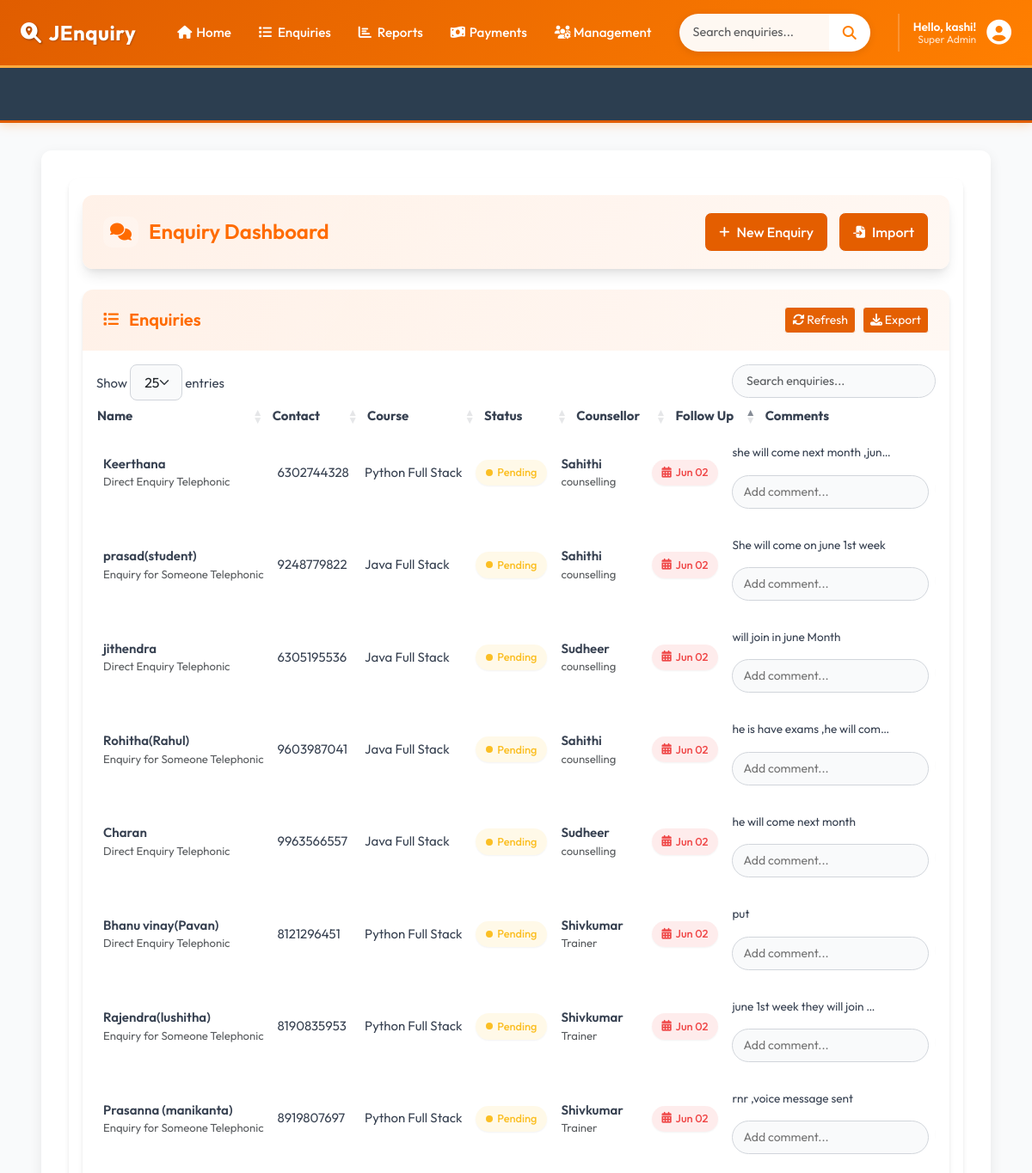
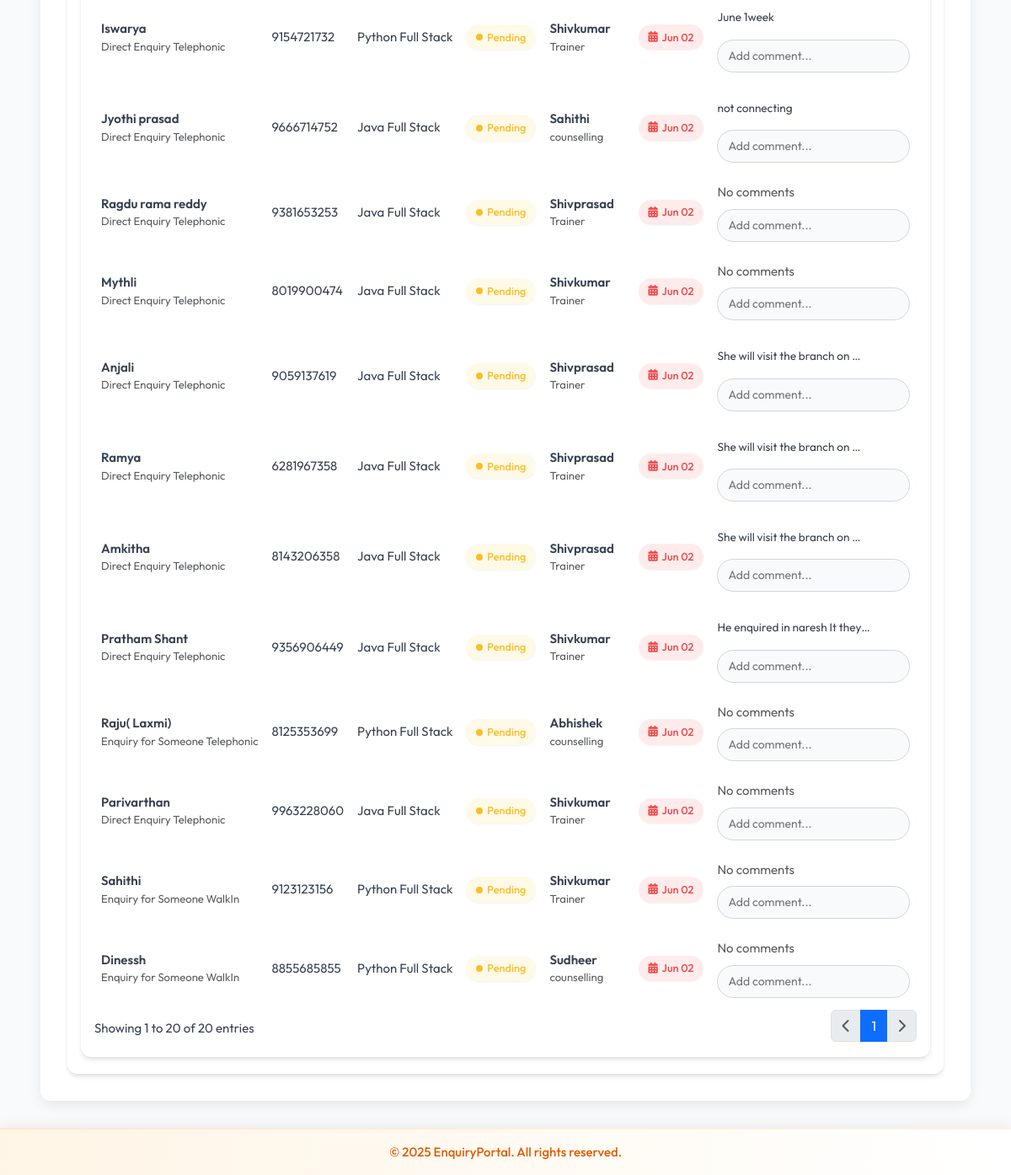
The page /today-followups/ (signed in) on the database its author committed (2 pictures, top to bottom).
### accounts/models.py (models this page shows, shortened)
class CustomUser(AbstractBaseUser, PermissionsMixin):
    ROLE_CHOICES = (
        ('manager', 'Manager'),
        ('counselor', 'Counselor'),
    )
    email = models.EmailField(unique=True)
    first_name = models.CharField(max_length=30)
    last_name = models.CharField(max_length=30)
    role = models.CharField(max_length=20, choices=ROLE_CHOICES)
    is_approved = models.BooleanField(default=False)
    is_active = models.BooleanField(default=True)
    is_staff = models.BooleanField(default=False)
    objects = CustomUserManager()
    USERNAME_FIELD = 'email'
    REQUIRED_FIELDS = ['first_name', 'last_name', 'role']

### enquiry/models.py (models this page shows, shortened)
class Enquiry(models.Model):
    STATUS_CHOICES = [
        ('joined', 'Joined'),
        ('pending', 'Pending'),
        ('dropout', 'Dropout'),
    ]
    SUBJECT_CHOICES = [
        ('java_full_stack', 'Java Full Stack'),
        ('python_full_stack', 'Python Full Stack'),
        ('other', 'Other'),
    ]
    ENQUIRY_TYPE_CHOICES = [
        ('someone_telephonic', 'Enquiry for Someone Telephonic'),
        ('direct_telephonic', 'Direct Enquiry Telephonic'),
        ('someone_walkin', 'Enquiry for Someone WalkIn'),
        ('direct_walkin', 'Direct Enquiry WalkIn'),
        ('telephonic_to_walkin', 'Telephonic To Walkin'),
    ]
    name = models.CharField(max_length=100)
    mobile = models.CharField(max_length=15, unique=True)
    subject = models.CharField(max_length=50, choices=SUBJECT_CHOICES)
    status = models.CharField(max_length=10, choices=STATUS_CHOICES, default='pending')
    enquiry_type = models.CharField(max_length=30, choices=ENQUIRY_TYPE_CHOICES, default='direct_telephonic')
    counsellor = models.ForeignKey(Counsellor, on_delete=models.CASCADE)
    created_at = models.DateTimeField(auto_now_add=True)
    followup_date = models.DateField(null=True, blank=True)
    enquiry_date = models.DateField(null=True, blank=True)
    parent_number = models.CharField(max_length=15, blank=True, null=True)
    fees_paid_date = models.DateField(null=True, blank=True)
    native_district_name=models.CharField(max_length=30,blank=True,null=True)
    target_fees = models.DecimalField(
        max_digits=12, decimal_places=2,
        null=True, blank=True,
        help_text="Total fees for the course"
    )
    fees_paid = models.DecimalField(
        max_digits=12, decimal_places=2,
        default=0.00,
        help_text="Total amount paid by the student"
    )
    fees_balance = models.DecimalField(
        max_digits=12, decimal_places=2,
        null=True, blank=True,
        help_text="Remaining balance (calculated automatically)"
    )
    due_date = models.DateField(
        null=True, blank=True,
        help_text="Deadline for full fees payment"
    )
    other_subject_name = models.CharField(
        max_length=100,
        blank=True,
        null=True,
        help_text="Specify the subject if 'Other' is selected"
    )
    is_joined_batch = models.BooleanField(
    default=False,
    help_text="True if the student has joined a batch"
)
    VISIT_TYPE_CHOICES = [
        ('alone_walkin', 'Alone Walkin'),
        ('came_with_parents', 'Came with parents'),
        ('student_reference', 'Student Reference'),
        ('old_student_reference', 'Old Student Reference'),
        ('came_with_relatives', 'Came with relatives'),
        ('telephonic','Telephonic'),
    ]
    visit_type = models.CharField(
        max_length=30,
        choices=VISIT_TYPE_CHOICES,
        default='alone_walkin',
        help_text="How did the student come for enquiry?"
    )

class Counsellor(models.Model):
    name = models.CharField(max_length=100, unique=True)
    mobile = models.CharField(max_length=15)
    department = models.CharField(max_length=100)

class Comment(models.Model):
    enquiry = models.ForeignKey(Enquiry, on_delete=models.CASCADE, related_name='comments')
    comment = models.TextField()
    created_at = models.DateTimeField(default=timezone.now)
    class Meta:
        get_latest_by = 'created_at'
        ordering = ['-created_at']

### enquiry/views.py (the view)
# urls.py: path('today-followups/', views.today_followups, name='today_followups'),
@login_required(login_url='accounts:login')
def today_followups(request):
    today = get_ist_time().date()
    enquiries = Enquiry.objects.filter(followup_date=today, status='pending')
    return render(request, 'today_followups.html', {'enquiries': enquiries, 'today': today})

### template/today_followups.html (shortened to what this page needs)
{% extends 'base.html' %}
{% block extra_css %}
<link rel="stylesheet" href="https://cdn.datatables.net/1.13.6/css/dataTables.bootstrap5.min.css">
<link rel="stylesheet" href="https://cdnjs.cloudflare.com/ajax/libs/font-awesome/6.4.0/css/all.min.css">
{% endblock %}
{% block content %}
<div class="app-wrapper">
    <div class="dashboard-header">
        <h1 class="dashboard-title">
            <i class="fas fa-comments"></i>
            Enquiry Dashboard
        </h1>
        <div class="dashboard-actions">
            <a href="{% url 'enquiry:add_enquiry' %}" class="btn btn-light">
                <i class="fas fa-plus"></i> New Enquiry
            </a>
            <a href="{% url 'enquiry:bulk_enquiry_upload' %}" class="btn btn-outline-light">
                <i class="fas fa-file-import"></i> Import
            </a>
        </div>
    </div>
    <div class="data-card">
        <div class="card-header">
            <h2 class="card-title">
                <i class="fas fa-list"></i> Enquiries
            </h2>
            <div class="d-flex gap-2">
                <button id="refreshTable" class="btn btn-sm btn-outline-light">
                    <i class="fas fa-sync-alt"></i> Refresh
                </button>
                <button id="exportCSV" class="btn btn-sm btn-outline-light">
                    <i class="fas fa-download"></i> Export
                </button>
            </div>
        </div>
        <div class="card-body p-0">
            <div class="data-table-wrapper">
                <table id="enquiryTable" class="display nowrap w-100">
                    <thead>
                        <tr>
                            <th>Name</th>
                            <th>Contact</th>
                            <th>Course</th>
                            <th>Status</th>
                            <th>Counsellor</th>
                            <th>Follow Up</th>
                            <th>Comments</th>
                        </tr>
                    </thead>
                    <tbody>
                        {% for enquiry in enquiries %}
                        <tr id="enquiry-row-{{ enquiry.id }}">
                            <td>
                                <div class="fw-semibold">{{ enquiry.name }}</div>
                                <div class="text-muted small">{{ enquiry.get_enquiry_type_display }}</div>
                            </td>
                            <td>{{ enquiry.mobile }}</td>
                            <td>{{ enquiry.get_subject_display }}</td>
                            <td>
                                <span class="status-badge status-{{ enquiry.status|slugify }}"
                                      data-status="{{ enquiry.status }}"
                                      data-enquiry-id="{{ enquiry.id }}">
                                    {{ enquiry.get_status_display }}
                                </span>
                            </td>
                            <td>
                                <div class="fw-semibold">{{ enquiry.counsellor.name }}</div>
                                <div class="text-muted small">{{ enquiry.counsellor.department }}</div>
                            </td>
                            <td>
                                <div class="followup-date {% if enquiry.followup_date <= today %}urgent{% endif %}"
                                     data-enquiry-id="{{ enquiry.id }}">
                                    <i class="fas fa-calendar-alt"></i>
                                    {% if enquiry.followup_date %}
                                        {{ enquiry.followup_date|date:"M d" }}
                                    {% else %}
                                        Set Date
                                    {% endif %}
                                </div>
                            </td>
                            <td>
                                <div id="comment-container-{{ enquiry.id }}">
                                    {% with enquiry.comments.all|first as comment %}
                                        {% if comment %}
                                            <div class="comment-preview"
                                                 title="{{ comment.comment }}"
                                                 data-enquiry-id="{{ enquiry.id }}">
                                                {{ comment.comment|truncatechars:30 }}
                                            </div>
                                        {% else %}
                                            <span class="text-muted">No comments</span>
                                        {% endif %}
                                    {% endwith %}
                                </div>
                                <div class="comment-input-group">
                                    <input type="text"
                                           id="comment-input-{{ enquiry.id }}"
                                           class="comment-input"
                                           placeholder="Add comment...">
                                </div>
                            </td>
                        </tr>
                        {% endfor %}
                    </tbody>
                </table>
            </div>
        </div>
    </div>
</div>
{% endblock %}

### template/base.html (shortened to what this page needs)
<!DOCTYPE html>
<html lang="en">
<head>
    <link href="https://cdn.jsdelivr.net/npm/bootstrap@5.3.0-alpha1/dist/css/bootstrap.min.css" rel="stylesheet">
    <link rel="stylesheet" href="https://cdnjs.cloudflare.com/ajax/libs/font-awesome/6.4.0/css/all.min.css">
<link rel="stylesheet" href="https://cdnjs.cloudflare.com/ajax/libs/font-awesome/6.5.0/css/all.min.css">
<link rel="stylesheet" href="https://cdn.jsdelivr.net/npm/flatpickr/dist/flatpickr.min.css">
    {% block extra_css %}
    {% endblock %}
</head>
<body>
    <nav class="navbar navbar-expand-lg navbar-dark">
        <div class="container-fluid">
            <a class="navbar-brand pulse-on-hover" href="{% url 'enquiry:dashboard' %}">
                <i class="fas fa-search-location"></i>JEnquiry
            </a>
            <div class="collapse navbar-collapse" id="mainNav">
                {% if user.is_authenticated %}
                <ul class="navbar-nav me-auto mb-2 mb-lg-0">
                    <li class="nav-item">
                        <a class="nav-link" href="{% url 'enquiry:dashboard' %}"><i class="fas fa-home"></i> Home</a>
                    </li>
                    <li class="nav-item dropdown">
                        <a class="nav-link dropdown-toggle" href="#" role="button" data-bs-toggle="dropdown">
                            <i class="fas fa-list"></i> Enquiries
                        </a>
                    </li>
                    <li class="nav-item dropdown">
                        <a class="nav-link dropdown-toggle" href="#" role="button" data-bs-toggle="dropdown">
                            <i class="fas fa-chart-bar"></i> Reports
                        </a>
                    </li>
                    <li class="nav-item dropdown">
                        <a class="nav-link dropdown-toggle" href="#" role="button" data-bs-toggle="dropdown">
                            <i class="fas fa-money-bill-wave"></i> Payments
                        </a>
                    </li>
                    <li class="nav-item dropdown">
                        <a class="nav-link dropdown-toggle" href="#" role="button" data-bs-toggle="dropdown">
                            <i class="fas fa-users-cog"></i> Management
                        </a>
                    </li>
                </ul>
                <form class="d-flex search-form search-section" action="{% url 'enquiry:enquary_list' %}" method="get">
                    <div class="input-group">
                        <input type="search" name="search" class="form-control" placeholder="Search enquiries..."
                               aria-label="Search">
                        <button class="btn" type="submit">
                            <i class="fas fa-search"></i>
                        </button>
                    </div>
                </form>
                <div class="user-section">
                    <div class="user-menu">
                        <div class="dropdown user-dropdown">
                            <button class="dropdown-toggle" type="button" data-bs-toggle="dropdown"
                                    aria-expanded="false">
                                <div class="user-profile-dropdown">
                                    <div class="user-details">
                                        <p class="user-greeting">
                                           Hello, {{ user.first_name|default:user.email }}!
                                        </p>
                                        <p class="user-role">
                                            {% if user.is_superuser %}
                                                Super Admin
                                            {% elif user.is_staff %}
                                                Admin
                                            {% else %}
                                                Counsellor
                                            {% endif %}
                                        </p>
                                    </div>
                                    <div class="user-avatar">
                                        <i class="fas fa-user-circle"></i>
                                    </div>
                                </div>
                            </button>
                        </div>
                    </div>
                </div>
                {% endif %}
            </div>
        </div>
    </nav>
<div class="marquee-container marquee-progress">
    <div class="marquee-content">
    </div>
</div>
    <div class="main-content-wrapper">
        <div class="container-fluid px-4">
            <div class="content-container">
                {% block content %}
                {% endblock %}
            </div>
        </div>
    </div>
    <footer class="text-center p-3">
        <div class="container">
            <p class="m-0">&copy; 2025 EnquiryPortal. All rights reserved.</p>
        </div>
    </footer>
</body>
</html>

### rows shown on the page
CustomUser: first_name "kashi"
Enquiry: name "Keerthana", enquiry_type "Direct Enquiry Telephonic", mobile "6302744328", subject "Python Full Stack", status "Pending", counsellor.name "Sahithi", counsellor.department "counselling", followup_date "Jun 02"
Comment: comment "she will come next month ,jun…"
Enquiry: name "prasad(student)", enquiry_type "Enquiry for Someone Telephonic", mobile "9248779822", subject "Java Full Stack", status "Pending", counsellor.name "Sahithi", counsellor.department "counselling", followup_date "Jun 02"
Comment: comment "She will come on june 1st week"
Enquiry: name "jithendra", enquiry_type "Direct Enquiry Telephonic", mobile "6305195536", subject "Java Full Stack", status "Pending", counsellor.name "Sudheer", counsellor.department "counselling", followup_date "Jun 02"
Comment: comment "will join in june Month"
Enquiry: name "Rohitha(Rahul)", enquiry_type "Enquiry for Someone Telephonic", mobile "9603987041", subject "Java Full Stack", status "Pending", counsellor.name "Sahithi", counsellor.department "counselling", followup_date "Jun 02"
Comment: comment "he is have exams ,he will com…"
Enquiry: name "Charan", enquiry_type "Direct Enquiry Telephonic", mobile "9963566557", subject "Java Full Stack", status "Pending", counsellor.name "Sudheer", counsellor.department "counselling", followup_date "Jun 02"
Comment: comment "he will come next month"
Enquiry: name "Bhanu vinay(Pavan)", enquiry_type "Direct Enquiry Telephonic", mobile "8121296451", subject "Python Full Stack", status "Pending", counsellor.name "Shivkumar", counsellor.department "Trainer", followup_date "Jun 02"
Comment: comment "put"
Enquiry: name "Rajendra(lushitha)", enquiry_type "Enquiry for Someone Telephonic", mobile "8190835953", subject "Python Full Stack", status "Pending", counsellor.name "Shivkumar", counsellor.department "Trainer", followup_date "Jun 02"
Comment: comment "june 1st week they will join …"
Enquiry: name "Prasanna (manikanta)", enquiry_type "Enquiry for Someone Telephonic", mobile "8919807697", subject "Python Full Stack", status "Pending", counsellor.name "Shivkumar", counsellor.department "Trainer", followup_date "Jun 02"
Comment: comment "rnr ,voice message sent"
Enquiry: name "Iswarya", enquiry_type "Direct Enquiry Telephonic", mobile "9154721732", subject "Python Full Stack", status "Pending", counsellor.name "Shivkumar", counsellor.department "Trainer", followup_date "Jun 02"
Comment: comment "June 1week"
Enquiry: name "Jyothi prasad", enquiry_type "Direct Enquiry Telephonic", mobile "9666714752", subject "Java Full Stack", status "Pending", counsellor.name "Sahithi", counsellor.department "counselling", followup_date "Jun 02"
Comment: comment "not connecting"
Enquiry: name "Ragdu rama reddy", enquiry_type "Direct Enquiry Telephonic", mobile "9381653253", subject "Java Full Stack", status "Pending", counsellor.name "Shivprasad", counsellor.department "Trainer", followup_date "Jun 02", shows "No comments"
Enquiry: name "Mythli", enquiry_type "Direct Enquiry Telephonic", mobile "8019900474", subject "Java Full Stack", status "Pending", counsellor.name "Shivkumar", counsellor.department "Trainer", followup_date "Jun 02", shows "No comments"
Enquiry: name "Anjali", enquiry_type "Direct Enquiry Telephonic", mobile "9059137619", subject "Java Full Stack", status "Pending", counsellor.name "Shivprasad", counsellor.department "Trainer", followup_date "Jun 02"
Comment: comment "She will visit the branch on …"
Enquiry: name "Ramya", enquiry_type "Direct Enquiry Telephonic", mobile "6281967358", subject "Java Full Stack", status "Pending", counsellor.name "Shivprasad", counsellor.department "Trainer", followup_date "Jun 02"
Comment: comment "She will visit the branch on …"
Enquiry: name "Amkitha", enquiry_type "Direct Enquiry Telephonic", mobile "8143206358", subject "Java Full Stack", status "Pending", counsellor.name "Shivprasad", counsellor.department "Trainer", followup_date "Jun 02"
Comment: comment "She will visit the branch on …"
Enquiry: name "Pratham Shant", enquiry_type "Direct Enquiry Telephonic", mobile "9356906449", subject "Java Full Stack", status "Pending", counsellor.name "Shivkumar", counsellor.department "Trainer", followup_date "Jun 02"
Comment: comment "He enquired in naresh It they…"
Enquiry: name "Raju( Laxmi)", enquiry_type "Enquiry for Someone Telephonic", mobile "8125353699", subject "Python Full Stack", status "Pending", counsellor.name "Abhishek", counsellor.department "counselling", followup_date "Jun 02", shows "No comments"
Enquiry: name "Parivarthan", enquiry_type "Direct Enquiry Telephonic", mobile "9963228060", subject "Java Full Stack", status "Pending", counsellor.name "Shivkumar", counsellor.department "Trainer", followup_date "Jun 02", shows "No comments"
Enquiry: name "Sahithi", enquiry_type "Enquiry for Someone WalkIn", mobile "9123123156", subject "Python Full Stack", status "Pending", counsellor.name "Shivkumar", counsellor.department "Trainer", followup_date "Jun 02", shows "No comments"
Enquiry: name "Dinessh", enquiry_type "Enquiry for Someone WalkIn", mobile "8855685855", subject "Python Full Stack", status "Pending", counsellor.name "Sudheer", counsellor.department "counselling", followup_date "Jun 02", shows "No comments"
